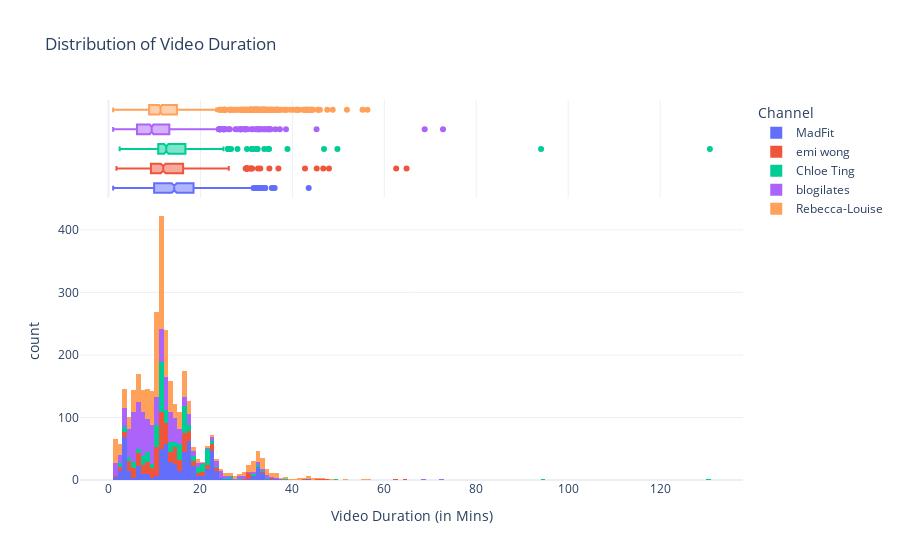

Notebook cell for this chart:
### Markdown cell above
As expected, blogilates has a lot of youtube shorts and it is incredibly higher in volume compared to the other channels. This makes sense as blogilates uses her channel to also introduce or promote her brand products which are very popular.

### Code cell
fig = px.histogram(videos_df, 
                   x='duration_mins',
                   color='channel', 
                   marginal='box',
                   title='Distribution of Video Duration',
                   labels={'duration_mins':'Video Duration (in Mins)','channel':'Channel'})
fig.show()

### Figure 1 — Plotly figure (JSON) as saved in the notebook; plotly's stock layout.template omitted (floating-point values rounded to 4 significant figures; data arrays with more than 128 entries replaced by an {"elided": "..."} marker saying what was removed)
{"data": [{"alignmentgroup": "True", "bingroup": "x", "hovertemplate": "Channel=MadFit<br>Video Duration (in Mins)=%{x}<br>count=%{y}<extra></extra>", "legendgroup": "MadFit", "marker": {"color": "#636efa", "pattern": {"shape": ""}}, "name": "MadFit", "offsetgroup": "MadFit", "orientation": "v", "showlegend": true, "type": "histogram", "x": {"elided": "600 float values"}, "xaxis": "x", "yaxis": "y"}, {"alignmentgroup": "True", "hovertemplate": "Channel=MadFit<br>Video Duration (in Mins)=%{x}<extra></extra>", "legendgroup": "MadFit", "marker": {"color": "#636efa"}, "name": "MadFit", "notched": true, "offsetgroup": "MadFit", "showlegend": false, "type": "box", "x": {"elided": "600 float values"}, "xaxis": "x2", "yaxis": "y2"}, {"alignmentgroup": "True", "bingroup": "x", "hovertemplate": "Channel=emi wong<br>Video Duration (in Mins)=%{x}<br>count=%{y}<extra></extra>", "legendgroup": "emi wong", "marker": {"color": "#EF553B", "pattern": {"shape": ""}}, "name": "emi wong", "offsetgroup": "emi wong", "orientation": "v", "showlegend": true, "type": "histogram", "x": {"elided": "428 float values"}, "xaxis": "x", "yaxis": "y"}, {"alignmentgroup": "True", "hovertemplate": "Channel=emi wong<br>Video Duration (in Mins)=%{x}<extra></extra>", "legendgroup": "emi wong", "marker": {"color": "#EF553B"}, "name": "emi wong", "notched": true, "offsetgroup": "emi wong", "showlegend": false, "type": "box", "x": {"elided": "428 float values"}, "xaxis": "x2", "yaxis": "y2"}, {"alignmentgroup": "True", "bingroup": "x", "hovertemplate": "Channel=Chloe Ting<br>Video Duration (in Mins)=%{x}<br>count=%{y}<extra></extra>", "legendgroup": "Chloe Ting", "marker": {"color": "#00cc96", "pattern": {"shape": ""}}, "name": "Chloe Ting", "offsetgroup": "Chloe Ting", "orientation": "v", "showlegend": true, "type": "histogram", "x": {"elided": "401 float values"}, "xaxis": "x", "yaxis": "y"}, {"alignmentgroup": "True", "hovertemplate": "Channel=Chloe Ting<br>Video Duration (in Mins)=%{x}<extra></extra>", "legendgroup": "Chloe Ting", "marker": {"color": "#00cc96"}, "name": "Chloe Ting", "notched": true, "offsetgroup": "Chloe Ting", "showlegend": false, "type": "box", "x": {"elided": "401 float values"}, "xaxis": "x2", "yaxis": "y2"}, {"alignmentgroup": "True", "bingroup": "x", "hovertemplate": "Channel=blogilates<br>Video Duration (in Mins)=%{x}<br>count=%{y}<extra></extra>", "legendgroup": "blogilates", "marker": {"color": "#ab63fa", "pattern": {"shape": ""}}, "name": "blogilates", "offsetgroup": "blogilates", "orientation": "v", "showlegend": true, "type": "histogram", "x": {"elided": "822 float values"}, "xaxis": "x", "yaxis": "y"}, {"alignmentgroup": "True", "hovertemplate": "Channel=blogilates<br>Video Duration (in Mins)=%{x}<extra></extra>", "legendgroup": "blogilates", "marker": {"color": "#ab63fa"}, "name": "blogilates", "notched": true, "offsetgroup": "blogilates", "showlegend": false, "type": "box", "x": {"elided": "822 float values"}, "xaxis": "x2", "yaxis": "y2"}, {"alignmentgroup": "True", "bingroup": "x", "hovertemplate": "Channel=Rebecca-Louise<br>Video Duration (in Mins)=%{x}<br>count=%{y}<extra></extra>", "legendgroup": "Rebecca-Louise", "marker": {"color": "#FFA15A", "pattern": {"shape": ""}}, "name": "Rebecca-Louise", "offsetgroup": "Rebecca-Louise", "orientation": "v", "showlegend": true, "type": "histogram", "x": {"elided": "1053 float values"}, "xaxis": "x", "yaxis": "y"}, {"alignmentgroup": "True", "hovertemplate": "Channel=Rebecca-Louise<br>Video Duration (in Mins)=%{x}<extra></extra>", "legendgroup": "Rebecca-Louise", "marker": {"color": "#FFA15A"}, "name": "Rebecca-Louise", "notched": true, "offsetgroup": "Rebecca-Louise", "showlegend": false, "type": "box", "x": {"elided": "1053 float values"}, "xaxis": "x2", "yaxis": "y2"}], "layout": {"barmode": "relative", "legend": {"title": {"text": "Channel"}, "tracegroupgap": 0}, "title": {"text": "Distribution of Video Duration"}, "xaxis": {"anchor": "y", "domain": [0, 1], "title": {"text": "Video Duration (in Mins)"}}, "xaxis2": {"anchor": "y2", "domain": [0, 1], "matches": "x", "showgrid": true, "showticklabels": false}, "yaxis": {"anchor": "x", "domain": [0, 0.7326], "title": {"text": "count"}}, "yaxis2": {"anchor": "x2", "domain": [0.7426, 1], "matches": "y2", "showgrid": false, "showline": false, "showticklabels": false, "ticks": ""}}}
